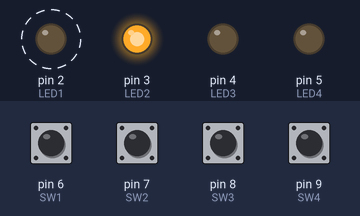
Simulated run of this sketch. Board: Arduino Uno, built with avr-gcc and run on an emulated ATmega328P. Shown: output pins drawn as LEDs (lit = HIGH). Dashed ring = blinking. The inputs (shaded band) are chosen by the test bench; at power-on: pin 6 (SW1), pin 7 (SW2), pin 8 (SW3), pin 9 (SW4) LOW.

Above: at 0.37 s.
1.3 s: pin 8 (SW3) pulled HIGH for 0.15 s
At 1.8 s:
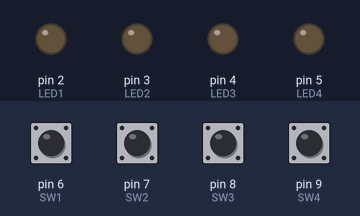
3.0 s: pin 6 (SW1) pulled HIGH for 0.15 s
At 5.9 s:
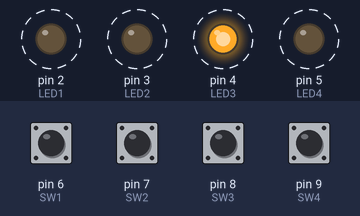
6.0 s: pin 9 (SW4) pulled HIGH for 0.15 s
At 6.6 s:
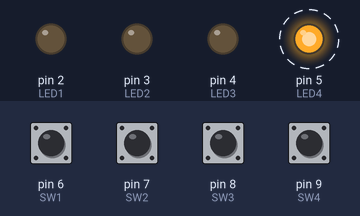
9.0 s: pin 8 (SW3) pulled HIGH for 1 s
At 9.9 s:
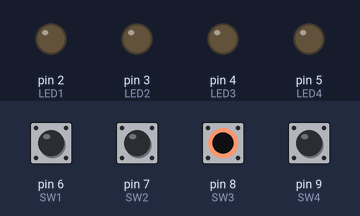
11.5 s: pin 6 (SW1) pulled HIGH for 1 s
At 12.4 s:
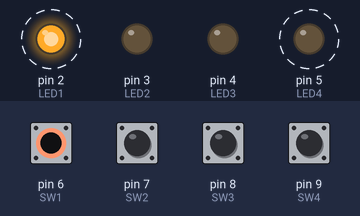
Timing chart, 0 to 16.5 s (numbered marks = the images above; inputs shaded):
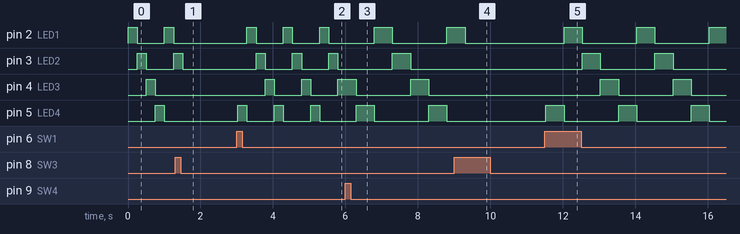

The sketch:

Ejercicio4.ino
```cpp
/* This program count with 4 buttons and 4 leds.
If button 1 is pressed the leds turn on in secuence, ie. first LED1 turno on followe for LED2 etc.
each LED is on for 500ms and if the button 2 is pressed the secuence start in the oposite way
With the button 3 all LEDS turn off
With the button 4 the time each led is turned on multiplies by 2 till 2sec after that the time change to 125ms*/

typedef union{
  struct{
    uint8_t b0: 1;
    uint8_t b1: 1;
    uint8_t b2: 1;
    uint8_t b3: 1;
    uint8_t b4: 1;
    uint8_t b5: 1;
    uint8_t b6: 1;
    uint8_t b7: 1;
  }bit;
  uint8_t byte;
}_flag;

#define LED1 2
#define LED2 3
#define LED3 4
#define LED4 5

#define SW1 6
#define SW2 7
#define SW3 8
#define SW4 9

#define FOWARD    flag1.bit.b0
#define BACKWARD    flag1.bit.b1

void ReadBtns();

uint8_t btnON = 0b00000000;
uint8_t actualBtn, lastBtn, multiplier, ledON;
unsigned long time, lastTimeDebounce, delay, lastTimedelay;

_flag flag1;

void setup(){
  pinMode(LED1, OUTPUT);
  pinMode(LED2, OUTPUT);
  pinMode(LED3, OUTPUT);
  pinMode(LED4, OUTPUT);

  pinMode(SW1, INPUT);
  pinMode(SW2, INPUT);
  pinMode(SW3, INPUT);
  pinMode(SW4, INPUT);

  FOWARD = 1;
  multiplier = 0x02;
  ledON = 0x01;
}

void ReadBtns(){
  if ( digitalRead(SW1) || digitalRead(SW2) || digitalRead(SW3) || digitalRead(SW4)){
    actualBtn = 0x00;
    if( digitalRead(SW1))
      actualBtn |= 0x01;
    if( digitalRead(SW2))
      actualBtn |= 0x02;
    if( digitalRead(SW3))
      actualBtn |= 0x04;
    if( digitalRead(SW4))
      actualBtn |= 0x08;
      time = millis();
      delay = 30;
      if( (time - lastTimeDebounce) > delay){
       if (actualBtn ^ lastBtn){
         lastBtn = actualBtn;
         if (lastBtn & 0x01 )
           btnON = 0x01;
         if (lastBtn & 0x02 )
           btnON = 0x02;
         if (lastBtn & 0x04 )
           btnON = 0x04;
         if (lastBtn & 0x08 )
           btnON = 0x08;
       }
       else{
        lastTimeDebounce = 0;
       }
     }
  }else{
    lastBtn = 0x00;
    lastTimeDebounce = millis();
  }
}

void loop() {
  ReadBtns();
  if (btnON & 0x01){
    FOWARD = 1;
    BACKWARD = 0;
  }
  if (btnON & 0x02){
    FOWARD = 0;
    BACKWARD = 1;
  }
  if (btnON & 0x04){
    FOWARD = 0;
    BACKWARD = 0;
  }
  if (btnON & 0x08){
    multiplier <<= 1;
    if (multiplier > 16)
      multiplier = 0x01;
  }
  delay = 125 * multiplier ;
  time = millis();
  if ((time - lastTimedelay) > delay){
    if(FOWARD){
      ledON <<= 1;
      lastTimedelay = millis();
    }
    if (BACKWARD){
      ledON >>= 1;
      lastTimedelay = millis();
    }
    if(ledON > 8)
      ledON = 0x01;
    if (ledON < 1)
      ledON = 0x08;
    if (!FOWARD && !BACKWARD)
      ledON = 0x00;
  }
  digitalWrite(LED1,ledON & 0x01);
  digitalWrite(LED2,ledON & 0x02);
  digitalWrite(LED3,ledON & 0x04);
  digitalWrite(LED4,ledON & 0x08);
  btnON = 0x00;
}
```

Measured:
- after the input at 1.3 s, pin 2 (LED1): stays LOW (without the input it goes to HIGH after 0.71 s); pin 3 (LED2): goes on until 1.5 s, then stays LOW; pin 4 (LED3): stops changing and stays LOW; pin 5 (LED4): stays LOW (without the input it goes to HIGH after 0.46 s)
- after the input at 3.0 s, pin 2 (LED1): alternates HIGH for 0.25 s and LOW for 0.75 s, starting after 0.28 s; pin 3 (LED2): alternates HIGH for 0.25 s and LOW for 0.75 s, starting after 0.53 s; pin 4 (LED3): alternates HIGH for 0.25 s and LOW for 0.75 s, starting after 0.78 s; pin 5 (LED4): alternates HIGH for 0.25 s and LOW for 0.75 s, starting at once
- after the input at 6.0 s, pin 5 (LED4): alternates HIGH for 0.50 s and LOW for 1.5 s, starting after 0.29 s
- after the input at 9.0 s, pin 2 (LED1): goes on until 9.3 s, then stays LOW; pin 3 (LED2): stays LOW (without the input it goes to HIGH after 0.30 s); pin 4 (LED3): stays LOW (without the input it goes to HIGH after 0.80 s); pin 5 (LED4): stays LOW (without the input it goes to HIGH after 1.3 s)
- after the input at 11.5 s, pin 2 (LED1): alternates HIGH for 0.50 s and LOW for 1.5 s, starting after 0.53 s; pin 3 (LED2): alternates HIGH for 0.50 s and LOW for 1.5 s, starting after 1.0 s; pin 4 (LED3): alternates HIGH for 0.50 s and LOW for 1.5 s, starting after 1.5 s; pin 5 (LED4): alternates HIGH for 0.50 s and LOW for 1.5 s, starting at once
- by itself, pin 2 (LED1): alternates HIGH for 0.25 s and LOW for 0.75 s
